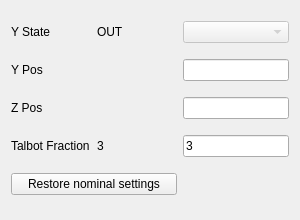
<?xml version="1.0" encoding="UTF-8"?>
<ui version="4.0">
 <class>Form</class>
 <widget class="QWidget" name="Form">
  <property name="enabled">
   <bool>true</bool>
  </property>
  <property name="geometry">
   <rect>
    <x>0</x>
    <y>0</y>
    <width>300</width>
    <height>220</height>
   </rect>
  </property>
  <property name="minimumSize">
   <size>
    <width>270</width>
    <height>200</height>
   </size>
  </property>
  <property name="maximumSize">
   <size>
    <width>500</width>
    <height>220</height>
   </size>
  </property>
  <property name="windowTitle">
   <string>Form</string>
  </property>
  <layout class="QGridLayout" name="gridLayout">
   <item row="2" column="0">
    <widget class="QLabel" name="zPosLabel">
     <property name="minimumSize">
      <size>
       <width>80</width>
       <height>0</height>
      </size>
     </property>
     <property name="text">
      <string>Z Pos</string>
     </property>
    </widget>
   </item>
   <item row="5" column="0" colspan="2">
    <widget class="QPushButton" name="nominalButton">
     <property name="minimumSize">
      <size>
       <width>165</width>
       <height>0</height>
      </size>
     </property>
     <property name="text">
      <string>Restore nominal settings</string>
     </property>
    </widget>
   </item>
   <item row="2" column="2">
    <widget class="PyDMLineEdit" name="zPosLineEdit">
     <property name="minimumSize">
      <size>
       <width>80</width>
       <height>0</height>
      </size>
     </property>
     <property name="toolTip">
      <string/>
     </property>
     <property name="channel" stdset="0">
      <string>ca://PF1K0:WFS:MMS:Z.VAL</string>
     </property>
    </widget>
   </item>
   <item row="4" column="2">
    <widget class="QLineEdit" name="fractionLineEdit">
     <property name="text">
      <string>3</string>
     </property>
    </widget>
   </item>
   <item row="1" column="0">
    <widget class="QLabel" name="yPosLabel">
     <property name="minimumSize">
      <size>
       <width>80</width>
       <height>0</height>
      </size>
     </property>
     <property name="text">
      <string>Y Pos</string>
     </property>
    </widget>
   </item>
   <item row="2" column="1">
    <widget class="PyDMLabel" name="zPosReadback">
     <property name="minimumSize">
      <size>
       <width>80</width>
       <height>0</height>
      </size>
     </property>
     <property name="toolTip">
      <string/>
     </property>
     <property name="channel" stdset="0">
      <string>ca://PF1K0:WFS:MMS:Z.RBV</string>
     </property>
    </widget>
   </item>
   <item row="0" column="2">
    <widget class="PyDMEnumComboBox" name="yStateComboBox">
     <property name="enabled">
      <bool>false</bool>
     </property>
     <property name="minimumSize">
      <size>
       <width>80</width>
       <height>0</height>
      </size>
     </property>
     <property name="toolTip">
      <string/>
     </property>
     <property name="channel" stdset="0">
      <string>ca://PF1K0:WFS:MMS:STATE:SET</string>
     </property>
    </widget>
   </item>
   <item row="1" column="2">
    <widget class="PyDMLineEdit" name="yPosLineEdit">
     <property name="minimumSize">
      <size>
       <width>80</width>
       <height>0</height>
      </size>
     </property>
     <property name="toolTip">
      <string/>
     </property>
     <property name="channel" stdset="0">
      <string>ca://PF1K0:WFS:MMS:Y.VAL</string>
     </property>
    </widget>
   </item>
   <item row="1" column="1">
    <widget class="PyDMLabel" name="yPosReadback">
     <property name="minimumSize">
      <size>
       <width>80</width>
       <height>0</height>
      </size>
     </property>
     <property name="toolTip">
      <string/>
     </property>
     <property name="channel" stdset="0">
      <string>ca://PF1K0:WFS:MMS:Y.RBV</string>
     </property>
    </widget>
   </item>
   <item row="0" column="0">
    <widget class="QLabel" name="yStateLabel">
     <property name="text">
      <string>Y State</string>
     </property>
    </widget>
   </item>
   <item row="0" column="1">
    <widget class="PyDMLabel" name="yStateReadback">
     <property name="enabled">
      <bool>true</bool>
     </property>
     <property name="minimumSize">
      <size>
       <width>80</width>
       <height>0</height>
      </size>
     </property>
     <property name="toolTip">
      <string/>
     </property>
     <property name="text">
      <string>OUT</string>
     </property>
     <property name="channel" stdset="0">
      <string>ca://PF1K0:WFS:MMS:STATE:GET_RBV</string>
     </property>
    </widget>
   </item>
   <item row="4" column="0">
    <widget class="QLabel" name="label">
     <property name="text">
      <string>Talbot Fraction</string>
     </property>
    </widget>
   </item>
   <item row="4" column="1">
    <widget class="QLabel" name="fractionReadback">
     <property name="text">
      <string>3</string>
     </property>
    </widget>
   </item>
  </layout>
 </widget>
 <customwidgets>
  <customwidget>
   <class>PyDMLabel</class>
   <extends>QLabel</extends>
   <header>pydm.widgets.label</header>
  </customwidget>
  <customwidget>
   <class>PyDMEnumComboBox</class>
   <extends>QComboBox</extends>
   <header>pydm.widgets.enum_combo_box</header>
  </customwidget>
  <customwidget>
   <class>PyDMLineEdit</class>
   <extends>QLineEdit</extends>
   <header>pydm.widgets.line_edit</header>
  </customwidget>
 </customwidgets>
 <resources/>
 <connections/>
</ui>
